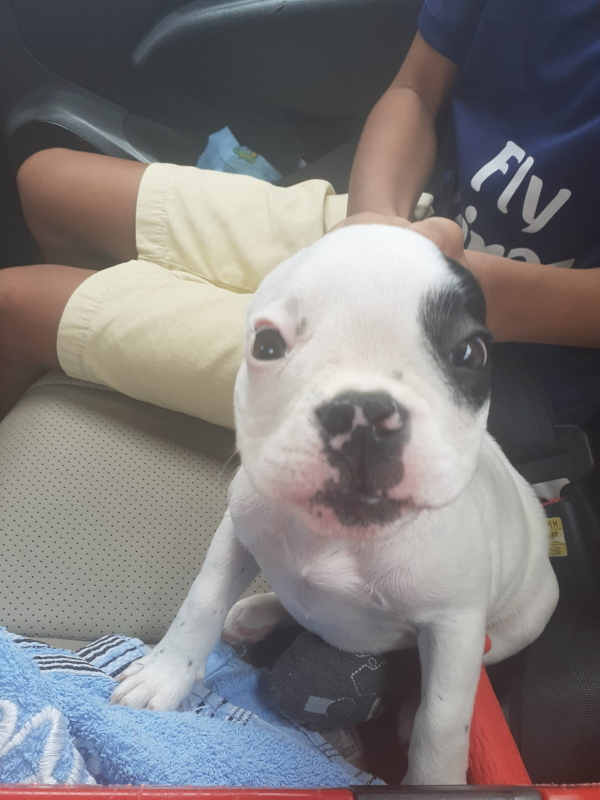
#> input picture intro_to_images/media/img.jpeg, 1200 x 1600 px (shown at 1/2 size)
$ python crop.py
#> lines starting #> are read from the running program, lines starting #| are printed output that depends on the picture
import cv2

img_path = "../intro_to_images/media/img.jpeg"

img = cv2.imread(img_path)
#> img is the input picture: shape (1600, 1200, 3); mean B, G, R 122.4, 122.1, 125.9

#always stars with the y value y1:y2, x1:x2
cropped_img = img[430:1600, 450:1000]
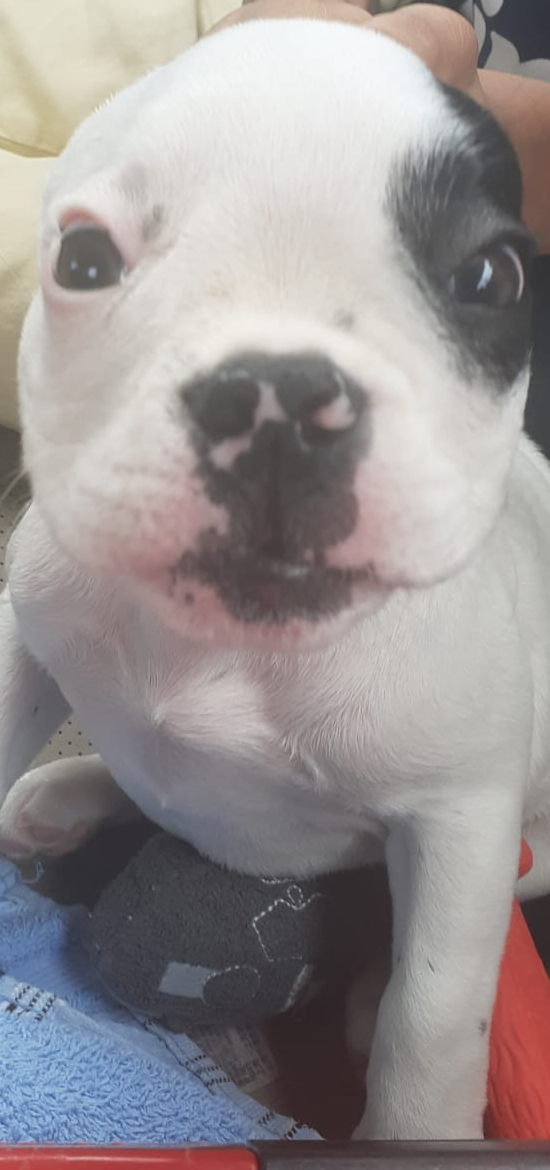
#> cropped_img: shape (1170, 550, 3); mean B, G, R 146.2, 145.9, 152.1

if img is None:
    print("image not found")
else:
    print("image successfully loaded")
    cv2.imshow("original image", img)

    if cropped_img is None:
        print("couldnt blur the image")
    else:
        cv2.imshow("blurred image", cropped_img)

    cv2.waitKey(0)
